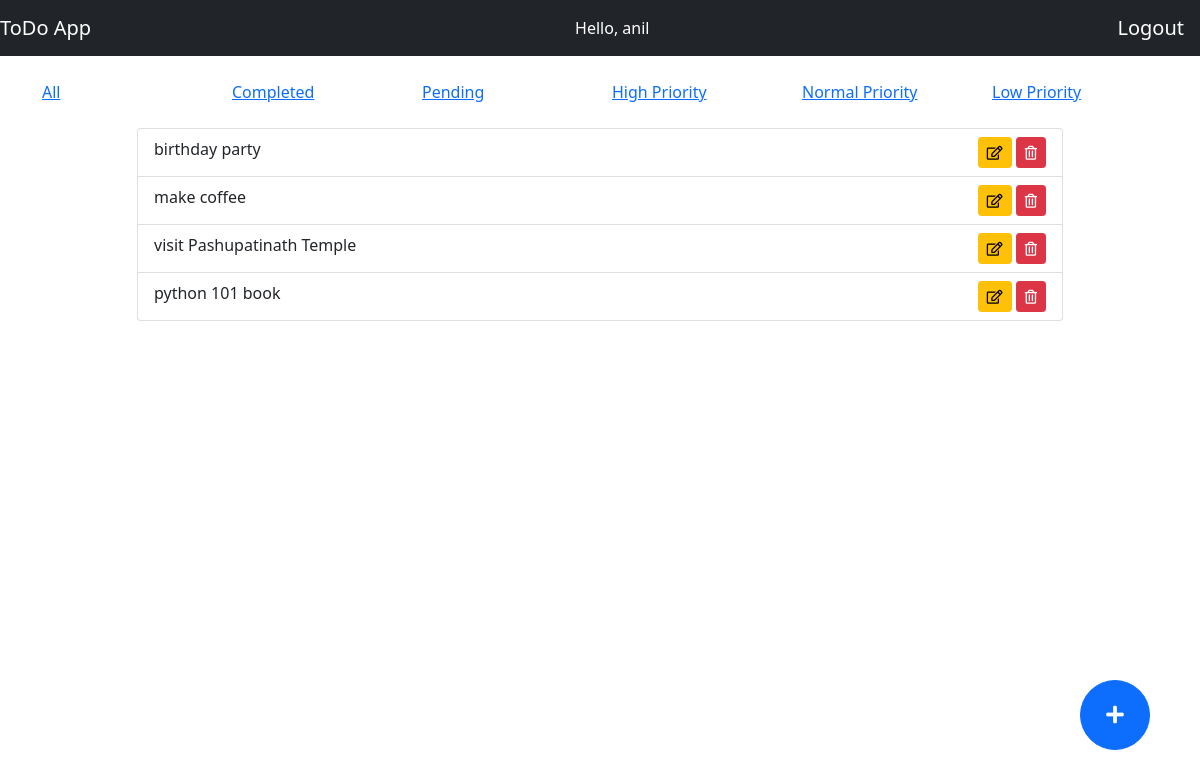
The page /?status=0 (signed in) on the database its author committed.
### todo/models.py (models this page shows, shortened)
class ToDo(models.Model):
    text = models.CharField(max_length=255)
    added_date = models.DateTimeField()
    priority = models.CharField(max_length=10, default='normal')
    status = models.CharField(max_length=1, default='0')

### todo/views.py (the view)
# urls.py: path('',views.index, name='index'),
@login_required(login_url='login')
def index(request):
        keys_list = request.GET.keys()
        if 'status' in keys_list:
            status = request.GET['status']
            todo_items = ToDo.objects.filter(status=status).order_by('-added_date')
        elif 'priority' in keys_list:
            priority = request.GET['priority']
            todo_items = ToDo.objects.filter(priority=priority).order_by('-added_date')
        else:
            todo_items = ToDo.objects.all().order_by('-added_date')
        return render(request,'index.html', {'todo_items': todo_items})

### todo/templates/index.html (shortened to what this page needs)
{% extends 'base.html' %}
{% block content %}
    <div class="row mt-4">
        <div class="col-2">
            <a href="/">All</a>
        </div>
        <div class="col-2">
            <a href="?status=1">Completed</a>
        </div>
        <div class="col-2">
            <a href="?status=0">Pending</a>
        </div>
        <div class="col-2">
            <a href="?priority=high">High Priority</a>
        </div>
        <div class="col-2">
            <a href="?priority=normal">Normal Priority</a>
        </div>
        <div class="col-2">
            <a href="?priority=low">Low Priority</a>
        </div>
    </div>
    <div class="row mt-4">
        <div class="col-10 mx-auto">
            <ul class="list-group">
                {% for todo_item in todo_items %}
                    <li class="list-group-item">{{todo_item.text}}
                        <div class="float-end">
                            {% if todo_item.status == '0' %}
                                <button type="submit" class="btn btn-sm btn-warning " data-bs-toggle="modal" data-bs-target="#updateTodoModal" data-bs-whatever="{{todo_item.id}}"><i class="far fa-edit"></i></button>
                            {% else %}
                                <button type="submit" class="btn btn-sm btn-success " data-bs-toggle="modal" data-bs-target="#viewTodoModal" data-bs-whatever="{{todo_item.id}}"><i class="fas fa-eye"></i></button>
                            {% endif %}
                            <form action="{% url 'delete_todo' todo_item.id %}" method="post" style="display:inline-block;">
                                <button type="submit" class="btn btn-sm btn-danger "><i class="far fa-trash-alt"></i></button>
                            </form>
                        </div>
                    </li>
                {% endfor %}
            </ul>
        </div>
    </div>
    <button type="button" class="btn btn-primary btn-lg circle-btn" data-bs-toggle="modal" data-bs-target="#addTodoModal" data-bs-whatever="addTodo"><i class="fas fa-plus"></i></button>
{% endblock %}

### todo/templates/base.html (shortened to what this page needs)
<!doctype html>
{% load static %}
<html lang="en">
  <head>
    <link href="https://cdn.jsdelivr.net/npm/bootstrap@5.0.0-beta2/dist/css/bootstrap.min.css" rel="stylesheet">
    <link rel="stylesheet" type="text/css" href="{% static '/css/main.css' %}">
    <link rel="stylesheet" href="https://use.fontawesome.com/releases/v5.15.2/css/all.css"
>
  </head>
  <body>
      {% if request.user.is_authenticated %}
      <nav class="navbar navbar-dark bg-dark">
        <a class="navbar-brand" href="#">ToDo App</a>
        <span style="color:white">Hello, {{ request.user }}</span>
        <a class="navbar-brand" href="{% url 'logout' %}">Logout</a>
      </nav>
      {% endif %}
    <div class="container h-100">
      {% block content %}{% endblock %}
    </div>
  </body>
</html>

### todo/static/css/main.css (style rules this page uses)
.circle-btn { height: 70px; width: 70px; border-radius: 50%; position: absolute; bottom : 50px; right: 50px; }

### rows shown on the page
ToDo: text "birthday party"
ToDo: text "make coffee"
ToDo: text "visit Pashupatinath Temple"
ToDo: text "python 101 book"

### other values the page prints
{{ request.user }} "anil"
